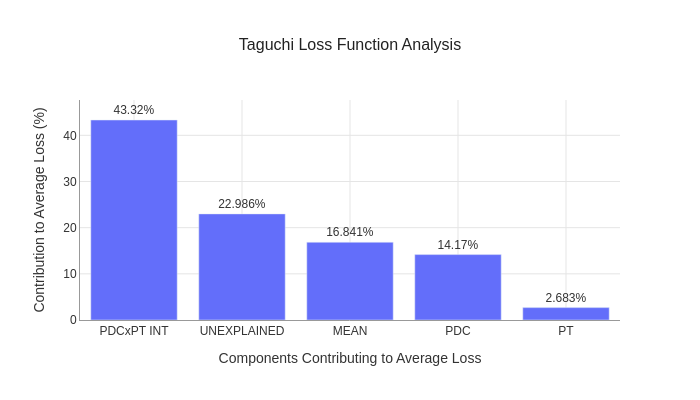

The notebook cell saved with this chart:
### Markdown cell above
---

## Visualizing: Unstructured Pareto

`result.plot()` produces a horizontal bar chart of the 5 components in Pareto order (Fig 15-4). The largest contributor to loss appears at the top:

### Code cell
result.plot().show()

### Figure 1 — Plotly figure (JSON) as saved in the notebook; plotly's stock layout.template omitted (floating-point values rounded to 4 significant figures)
{"data": [{"orientation": "v", "text": ["43.32%", "22.986%", "16.841%", "14.17%", "2.683%"], "textposition": "outside", "type": "bar", "x": ["PDCxPT INT", "UNEXPLAINED", "MEAN", "PDC", "PT"], "y": [43.32, 22.99, 16.84, 14.17, 2.683]}], "layout": {"font": {"color": "#333333", "family": "Arial, sans-serif", "size": 12}, "height": 400, "margin": {"b": 80}, "paper_bgcolor": "white", "plot_bgcolor": "white", "title": {"font": {"color": "#222222", "size": 16}, "text": "Taguchi Loss Function Analysis", "x": 0.5, "xanchor": "center"}, "width": 700, "xaxis": {"gridcolor": "#E5E5E5", "gridwidth": 1.0, "linecolor": "#999999", "linewidth": 1.0, "showgrid": true, "showline": true, "title": {"text": "Components Contributing to Average Loss"}}, "yaxis": {"gridcolor": "#E5E5E5", "gridwidth": 1.0, "linecolor": "#999999", "linewidth": 1.0, "range": [0, 47.65], "showgrid": true, "showline": true, "title": {"text": "Contribution to Average Loss (%)"}, "zeroline": false}}}
